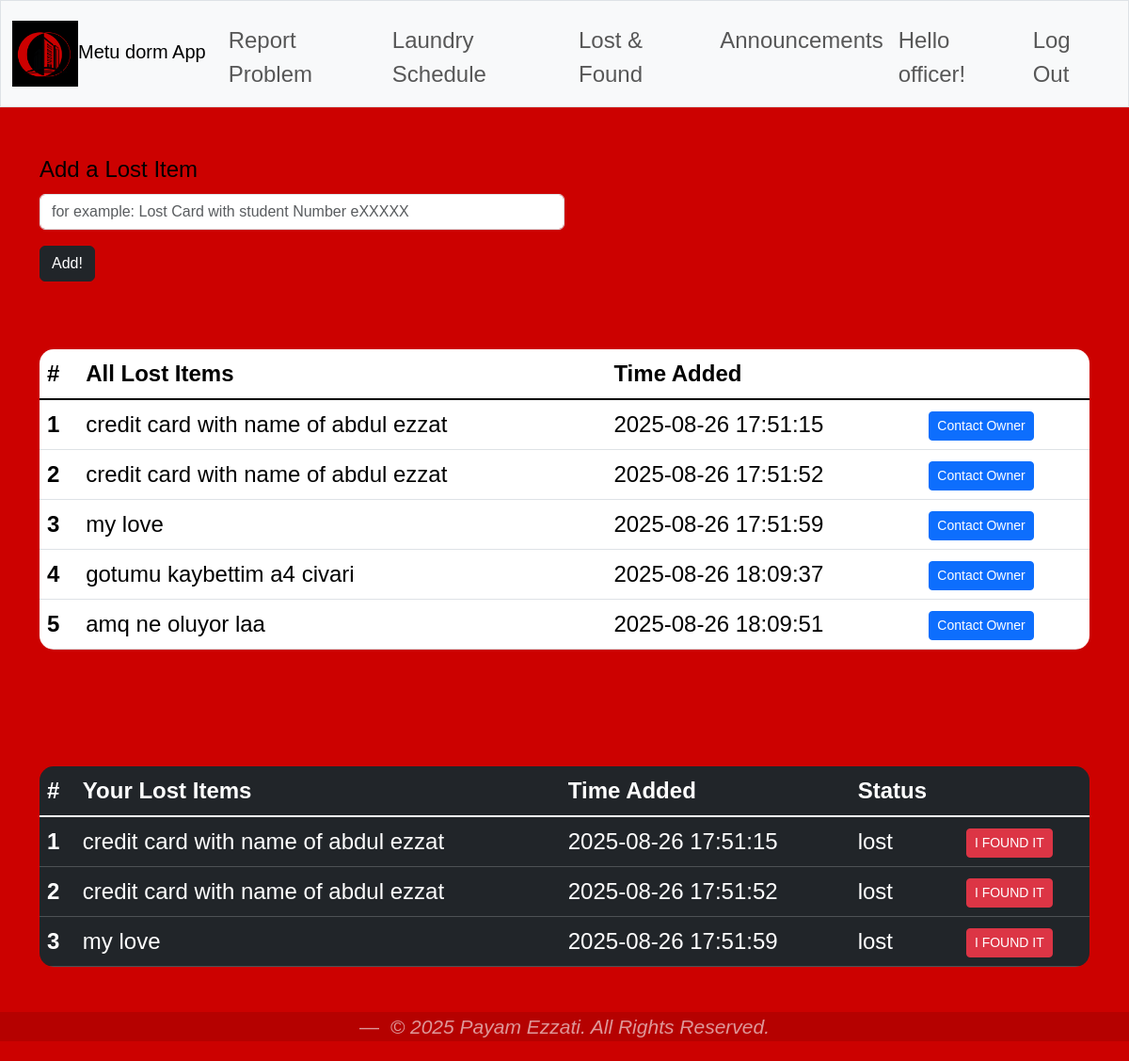
/lost_and_found (signed in), run on the app's committed database.
### tables this page shows
CREATE TABLE lost_and_found (
    id INTEGER PRIMARY KEY AUTOINCREMENT,
    user_id INTEGER NOT NULL,
    item_description TEXT NOT NULL,
    status TEXT DEFAULT 'lost',
    date_reported TEXT DEFAULT (datetime('now')),
    FOREIGN KEY (user_id) REFERENCES users(id)
    );

### app.py (the view)
@app.route("/lost_and_found", methods=["GET", "POST"])
@login_required
def lost_and_found():
    if request.method == "POST":
        item = request.form.get("item_description")
        if not item:
            return apology("must provide item description",400)
        db = get_db()
        cursor = db.execute( "INSERT INTO lost_and_found (user_id,item_description) VALUES (?, ?)",
            (session["user_id"],item))
        db.commit()
        return redirect("/lost_and_found")
    else:
        db = get_db()
        cursor = db.execute( "SELECT lost_and_found.id, lost_and_found.item_description, lost_and_found.status, lost_and_found.date_reported, lost_and_found.user_id, userss.email, userss.name FROM lost_and_found JOIN userss ON lost_and_found.user_id = userss.id WHERE lost_and_found.status = 'lost'")
        rows = cursor.fetchall()
        return render_template("lost_found.html",rows=rows)

### app.py (called while the page is built)
def get_db():
    if "db" not in g:
        g.db = sqlite3.connect(DATABASE)
        g.db.row_factory = sqlite3.Row
    return g.db

### helpers.py (called while the page is built)
def login_required(f):
    @wraps(f)
    def decorated_function(*args, **kwargs):
        if session.get("user_id") is None:
            return redirect("/login")
        return f(*args, **kwargs)
    return decorated_function

### templates/lost_found.html (shortened to what this page needs)
{% extends "layout.html" %}
{% block main %}
     <form method = "POST">
        <div class="mb-3 col-6">
            <label class="form-label"> Add a Lost Item</label>
            <input type="text" class="form-control" name="item_description" required placeholder="for example: Lost Card with student Number eXXXXX">
        </div>
        <button type="submit" class="btn btn-dark">Add!</button>
    </form>
  <br>
  <br>
    <table class="table table-hover">
  <thead>
    <tr>
      <th scope="col">#</th>
      <th scope="col">All Lost Items</th>
      <th scope="col">Time Added</th>
      <th scope="col"> </th>
    </tr>
  </thead>
  <tbody class="table-group-divider">
     {%for row in rows%}
    <tr>
      <th scope="row">{{loop.index}}</th>
      <td>{{row["item_description"]}}</td>
      <td></span>{{row["date_reported"]}}</td>
      <td><a href="https://mail.google.com/mail/?view=cm&fs=1&to={{ row['email'] }}&su=About your lost item&body=Hello, I think I found your item."
            target="_blank"
            class="btn btn-primary btn-sm">
   Contact Owner
</a></td>
    </tr>
    {% endfor %}
  </tbody>
</table>
<br><br><br>
<table class="table table-dark table-hover">
  <thead>
    <tr>
      <th scope="col">#</th>
      <th scope="col">Your Lost Items</th>
      <th scope="col">Time Added</th>
      <th scope="col">Status</th>
      <th scope="col"> </th>
    </tr>
  </thead>
  <tbody class="table-group-divider">
     {%for row in rows%}
     {%if row["user_id"] == session["user_id"]%}
    <tr>
      <th scope="row">{{loop.index}}</th>
      <td>{{row["item_description"]}}{{message}}</td>
      <td>{{row["date_reported"]}}</td>
      <td>{{row["status"]}}</td>
      <td>
                <form method="POST" action="/mark_found">
                    <button type="submit" class="btn btn-danger btn-sm">I FOUND IT</button>
                </form>
      </td>
    </tr>
    {%endif%}
    {% endfor %}
  </tbody>
</table>
{% endblock %}

### static/styles.css (style rules this page uses)
* { box-sizing: border-box; }
body { padding-bottom: 5px; background-color: #cc0100; font-family: Arial, sans-serif; color: #000000; font-size: 1.5rem; font-weight: 400; line-height: 1.5; margin: 0; }
.table { border-radius: 15px; overflow: hidden; }
a { color: rgb(0, 0, 0); background-color: transparent; text-decoration: none; }

### data on the page
lost_and_found: item_description "credit card with name of abdul ezzat", date_reported "2025-08-26 17:51:15", status "lost"
lost_and_found: item_description "credit card with name of abdul ezzat", date_reported "2025-08-26 17:51:52", status "lost"
lost_and_found: item_description "my love", date_reported "2025-08-26 17:51:59", status "lost"
lost_and_found: item_description "gotumu kaybettim a4 civari", date_reported "2025-08-26 18:09:37"
lost_and_found: item_description "amq ne oluyor laa", date_reported "2025-08-26 18:09:51"

### other printed values
{{ session.get("name") }} "officer"
